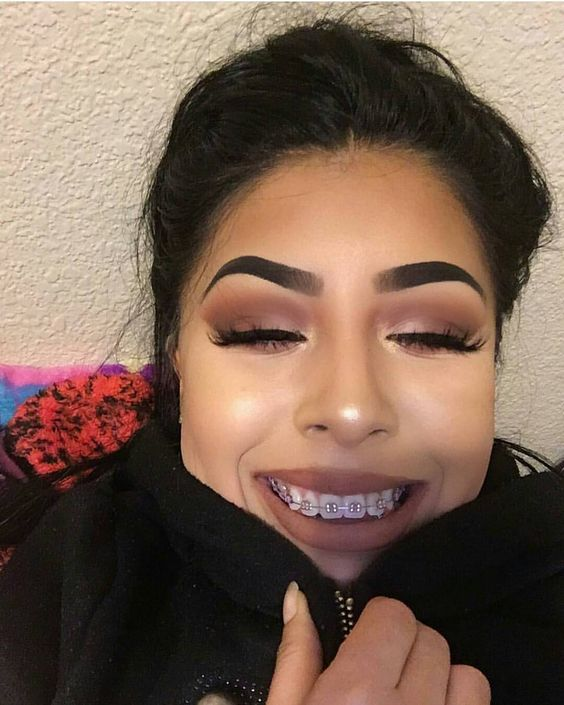
//> input picture implement/image/1.jpg, 564 x 705 px
$ ./braces   (built with g++ and OpenCV 4)
//> lines starting //> are read from the running program, lines starting //| are printed output that depends on the picture; after the words box and inside, x2 and y2 are one past the last pixel; in counts of white or black regions, pixels touching at a corner belong together
//
//  braces.cpp
//  tryc++
//
//  Created by 张映艺 on 2017/5/11.
//  Copyright © 2017年 张映艺. All rights reserved.
//

#include <opencv2/opencv.hpp>
#include <opencv2/highgui//highgui.hpp>
#include <opencv2/objdetect/objdetect.hpp>
#include <string>
#include <vector>
#include <iostream>
#include <stdio.h>

using namespace std;
using namespace cv;

int main(){
    Mat img = imread("/Users/zhangyingyi/Documents/重要文件/同济/学习/计算机视觉/FP/image/image/1.jpg");
//> img is the input picture: 705 rows x 564 cols, CV_8UC3; mean B, G, R 83.4, 98.3, 122.1
    //imshow("ResultImage", img);

    CascadeClassifier mFaceDetector;
    CascadeClassifier mMouthDetector;
    //载入两个人脸特征分类器文件，可以从opencv的安装目录中找到
    if( mFaceDetector.empty() )
        mFaceDetector.load( "/Users/zhangyingyi/Documents/重要文件/同济/学习/计算机视觉/FP/image/image/haarcascade_frontalface_default.xml" );
    if( mMouthDetector.empty() )
        mMouthDetector.load( "/Users/zhangyingyi/Documents/重要文件/同济/学习/计算机视觉/FP/image/image/haarcascade_mcs_mouth.xml" );

    vector< cv::Rect > faceVec;
    Mat mElabImage;//备份frame图像
    img.copyTo( mElabImage );
    Mat gray;
    cvtColor(img,gray,CV_BGR2GRAY); //转换成灰度图，因为harr特征从灰度图中提取
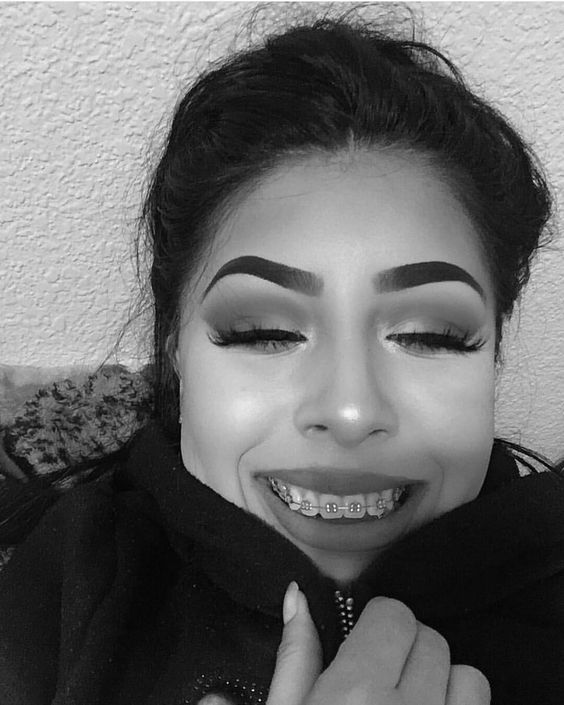
//> gray: 705 rows x 564 cols, CV_8UC1; min 0, max 254, mean 103.7
    equalizeHist(gray,gray);  //直方图均衡行
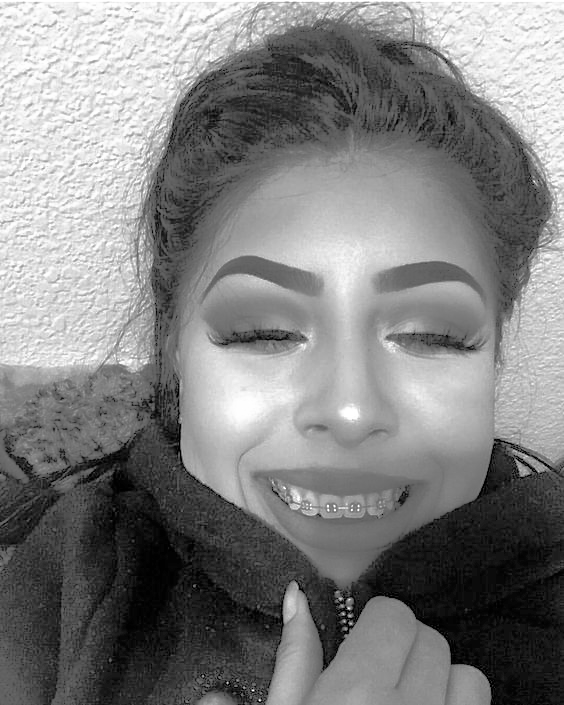
//> gray: 705 rows x 564 cols, CV_8UC1; min 0, max 255, mean 128.4
    mFaceDetector.detectMultiScale( gray, faceVec, 1.1);//, 2, 0 | CV_HAAR_SCALE_IMAGE, Size(30, 30));
//> faceVec = 1 Rect (x, y, width, height): [145, 173, 387, 387]
    int i, j;
    for(  i=0; i<faceVec.size(); i++ ){
        rectangle( mElabImage, faceVec[i], CV_RGB(255,0,0), 2 );
        Mat face = img(faceVec[i]);

        //检测嘴巴
        vector< cv::Rect > mouthVec;
        Rect halfRect = faceVec[i];
        halfRect.height /= 2;
        halfRect.y += halfRect.height;

        Mat halfFace = img( halfRect );

        Mat halfgray;
        cvtColor(halfFace,halfgray,CV_BGR2GRAY); //转换成灰度图，因为harr特征从灰度图中提取
        equalizeHist(halfgray,halfgray);  //直方图均衡行

        mMouthDetector.detectMultiScale( halfgray, mouthVec, 2.5);

        for(  j=0; j<mouthVec.size(); j++ ){
            Rect rect = mouthVec[j];
            rect.x += halfRect.x;
            rect.y += halfRect.y;

            rectangle( mElabImage, rect, CV_RGB(255,255,255), 2 );

            Mat mouth = halfFace(mouthVec[j]);
            //imshow("face", mouth);
    }
}
//> this loop made 1 pass
//> mouthVec on pass 1: 1 Rect (x, y, width, height): [141, 49, 62, 38]
//> pass 1, `Mat face = img(faceVec[i]);`:
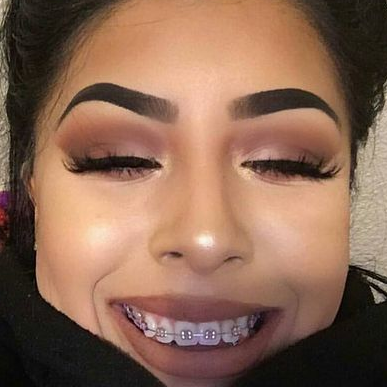
//> face: 387 rows x 387 cols, CV_8UC3; mean B, G, R 83.3, 103, 138.2
//> pass 1, `Mat halfFace = img( halfRect );`:
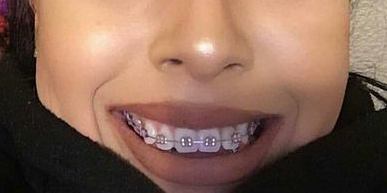
//> halfFace: 193 rows x 387 cols, CV_8UC3; mean B, G, R 83.9, 99.7, 132.1
//> pass 1, `cvtColor(halfFace,halfgray,CV_BGR2GRAY);`:
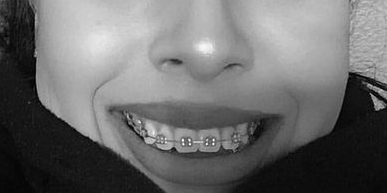
//> halfgray: 193 rows x 387 cols, CV_8UC1; min 1, max 252, mean 107.6
//> pass 1, `equalizeHist(halfgray,halfgray);`:
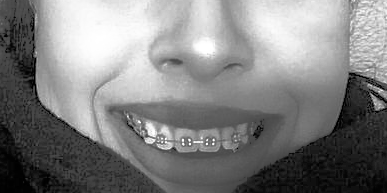
//> halfgray: 193 rows x 387 cols, CV_8UC1; min 0, max 255, mean 128.4
//> after the loop:
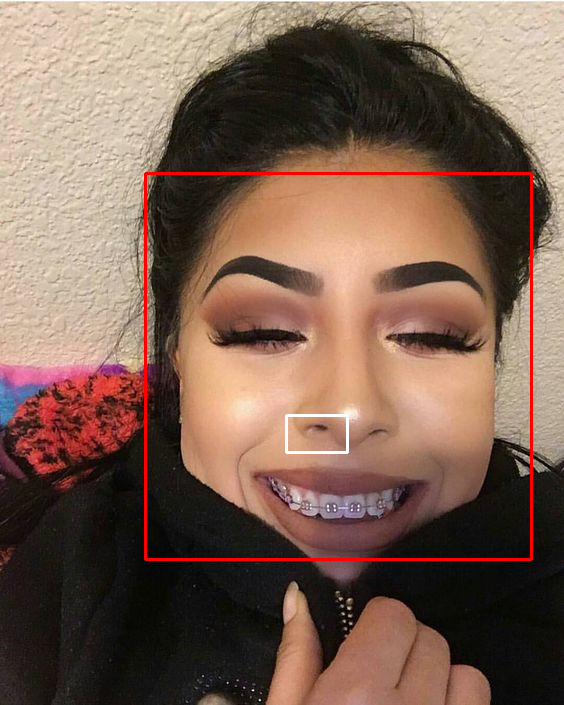
//> mElabImage: 705 rows x 564 cols, CV_8UC3; 1.31% of pixels changed, all inside (x1, y1, x2, y2) = (144, 172, 533, 561)


    //在窗口中显示图像
    imshow("Extracted Frame",mElabImage);

    waitKey(0);
    return 0;
}

$ run again, with implement/image/4.jpg copied over implement/image/1.jpg
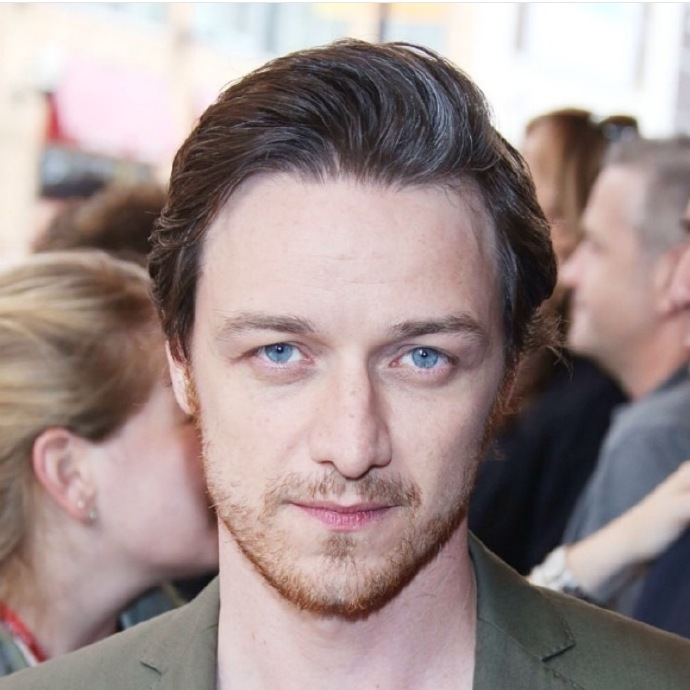
//> input picture implement/image/4.jpg, 690 x 690 px
//> img is the input picture: 690 rows x 690 cols, CV_8UC3; mean B, G, R 141.3, 143, 159.5
//> faceVec = 1 Rect (x, y, width, height): [154, 204, 392, 392]
//> the loop `for(  i=0; i<faceVec.size(); i++ )` made 1 pass
//> mouthVec on pass 1: 1 Rect (x, y, width, height): [108, 71, 156, 94]
//> pass 1, `equalizeHist(halfgray,halfgray);`:
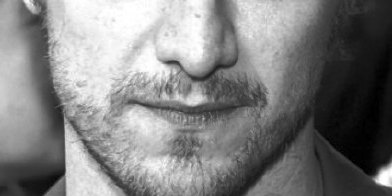
//> halfgray: 196 rows x 392 cols, CV_8UC1; min 0, max 255, mean 128.3
//> after the loop `for(  i=0; i<faceVec.size(); i++ )`:
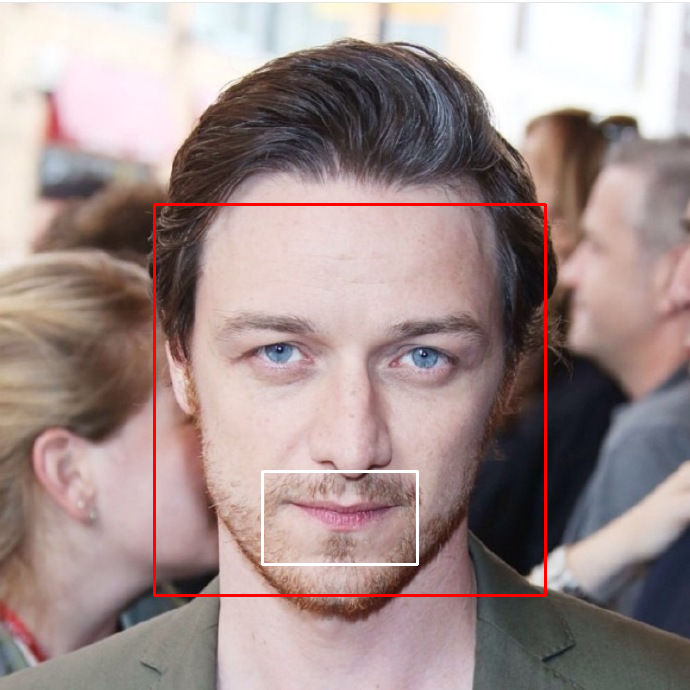
//> mElabImage: 690 rows x 690 cols, CV_8UC3; 1.3% of pixels changed, all inside (x1, y1, x2, y2) = (153, 203, 547, 597)
